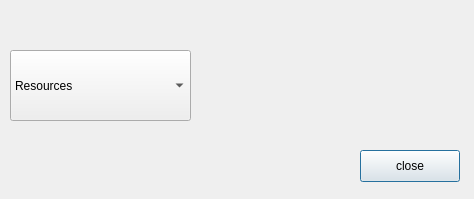
<?xml version="1.0" encoding="UTF-8"?>
<ui version="4.0">
 <class>resources</class>
 <widget class="QDialog" name="resources">
  <property name="geometry">
   <rect>
    <x>0</x>
    <y>0</y>
    <width>474</width>
    <height>199</height>
   </rect>
  </property>
  <property name="windowTitle">
   <string>Dialog</string>
  </property>
  <widget class="QLabel" name="label">
   <property name="geometry">
    <rect>
     <x>50</x>
     <y>190</y>
     <width>58</width>
     <height>16</height>
    </rect>
   </property>
   <property name="text">
    <string/>
   </property>
  </widget>
  <widget class="QComboBox" name="helpcenter">
   <property name="geometry">
    <rect>
     <x>10</x>
     <y>50</y>
     <width>181</width>
     <height>71</height>
    </rect>
   </property>
   <item>
    <property name="text">
     <string>Resources</string>
    </property>
   </item>
  </widget>
  <widget class="QPushButton" name="pushButton">
   <property name="geometry">
    <rect>
     <x>360</x>
     <y>150</y>
     <width>100</width>
     <height>32</height>
    </rect>
   </property>
   <property name="text">
    <string>close</string>
   </property>
  </widget>
 </widget>
 <resources/>
 <connections/>
</ui>
